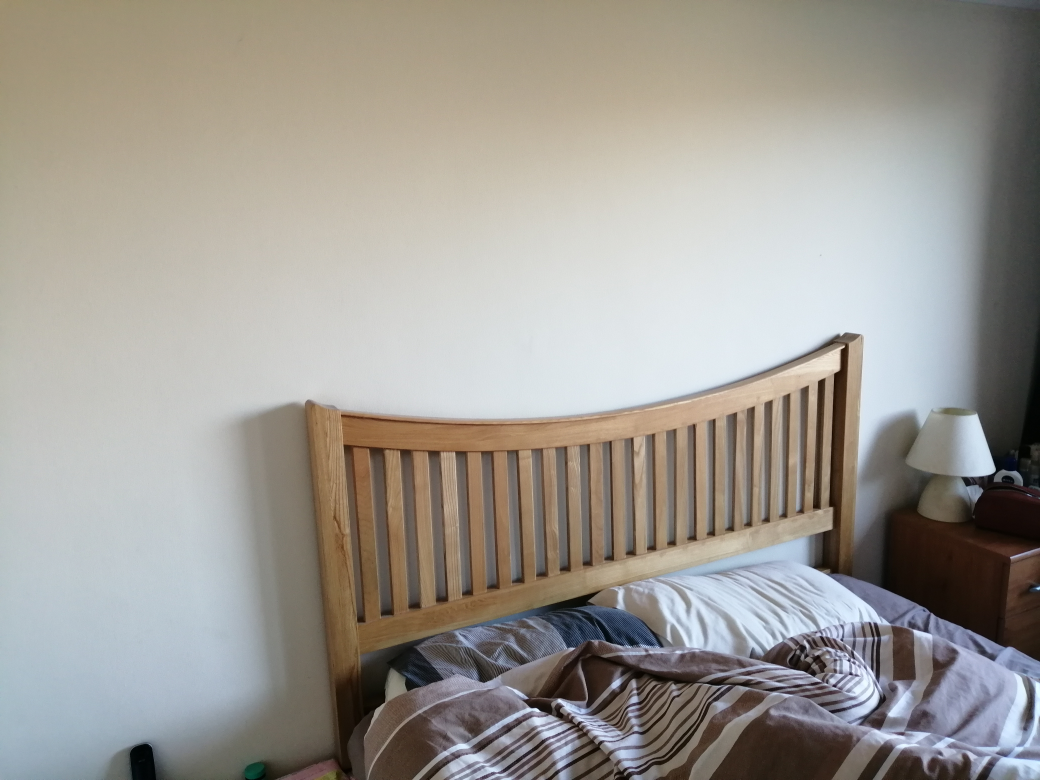
#> input picture notebooks/image_1.jpg, 4160 x 3120 px (shown at 1/4 size)
$ jupyter execute image-stitching.ipynb
#> lines starting #> are read from the running program, lines starting #| are printed output that depends on the picture
[cell 1]
import cv2
import numpy as np
import imutils
from sklearn.neighbors import KDTree
import matplotlib.pyplot as plt

images = ['image_1.jpg', 'image_2.jpg', 'image_3.jpg', 'image_4.jpg', 'image_5.jpg']
imgs = []
for imagePath in images:
    image = cv2.imread(imagePath)
#> image is the input picture: shape (3120, 4160, 3); mean B, G, R 147.4, 154, 157.9
    imgs.append(cv2.resize(image, (int(image.shape[0]/8),int(image.shape[1]/8))))

print("[INFO] stitching images...")
stitcher = cv2.createStitcher() if imutils.is_cv3() else cv2.Stitcher_create()
stitched = np.zeros((imgs[0].shape[0],imgs[0].shape[1]*len(images)))
(status, stitched) = stitcher.stitch(imgs, stitched)
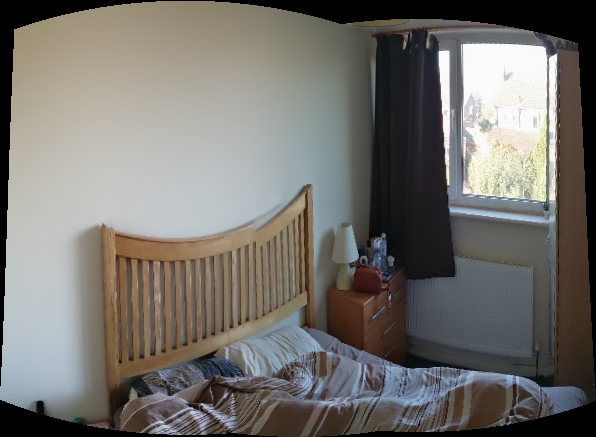
#> stitched: shape (437, 596, 3); mean of channels 0, 1, 2 108.5, 113, 115.7; drawn as B, G, R

if status == 0:
    # write the output stitched image to disk
    cv2.imwrite("stitched_image.jpg", stitched)

    # display the output stitched image to our screen
    cv2.imshow("Stitched", stitched)
    cv2.waitKey(0)

[cell 2]
import cv2
import numpy as np
import imutils

gray = cv2.cvtColor(cv2.imread('stitched_image.jpg'), cv2.COLOR_BGR2GRAY)
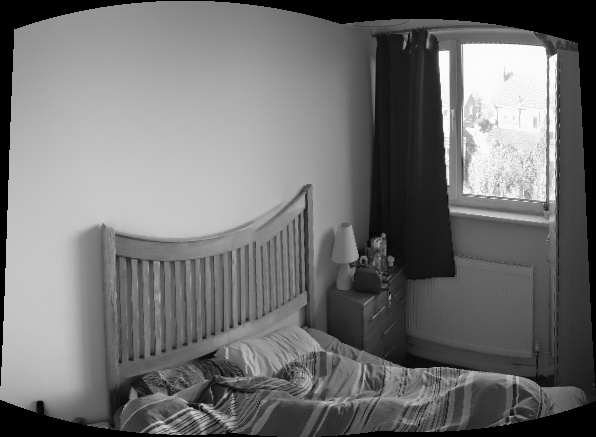
#> gray: shape (437, 596); min 0, max 255, mean 113.3
cv2.imwrite("image.jpg", gray)
